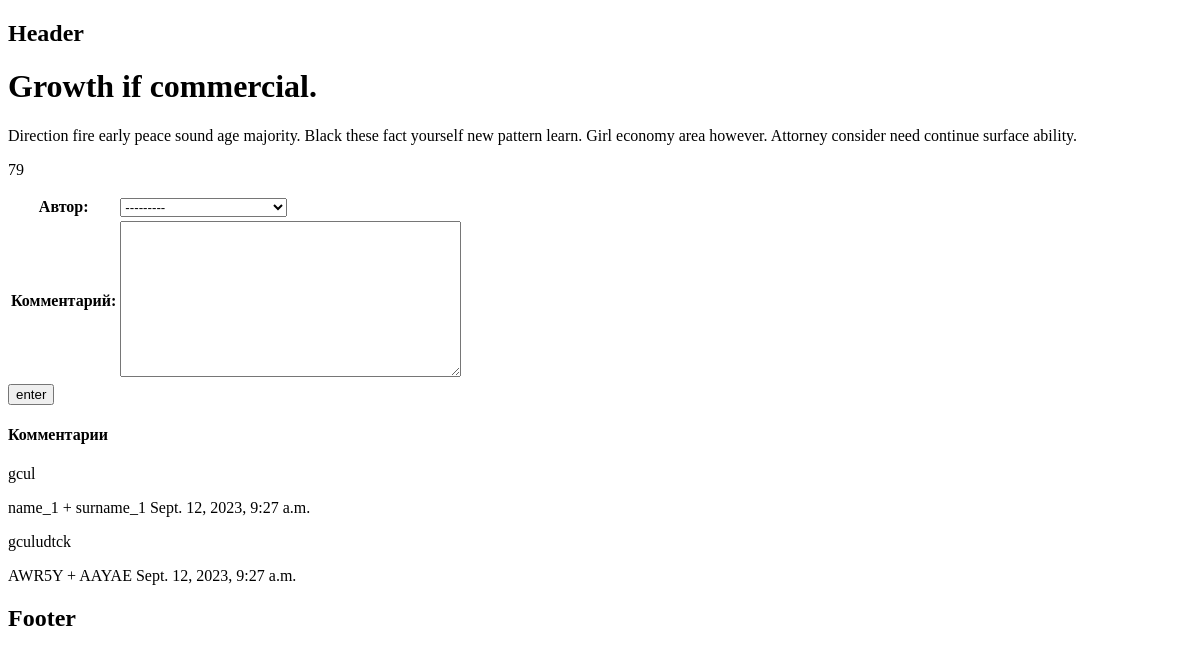
/2/article_with_comment/1, run on an earlier commit of the app's database.
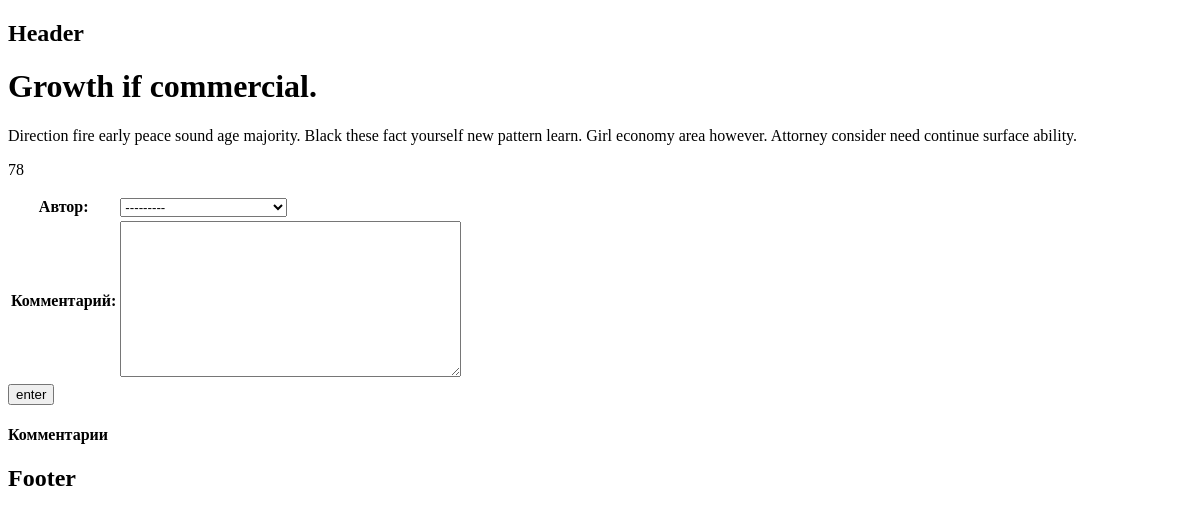
And on a later commit of the database.
### _2_app/models.py (models this page shows)
class Article(models.Model):
    title = models.CharField(max_length=200)
    content = models.TextField()
    publication_date = models.DateField(auto_now=True)
    author = models.ForeignKey(Author, on_delete=models.CASCADE)
    category = models.CharField(max_length=100)
    views = models.IntegerField(default=0)
    is_published = models.BooleanField(default=False)

class Comment(models.Model):
    author = models.ForeignKey(Author, on_delete=models.CASCADE)
    article = models.ForeignKey(Article, on_delete=models.CASCADE)
    comment = models.TextField()
    created_date = models.DateTimeField(auto_now_add=True)
    modified_date = models.DateTimeField(auto_now=True)

class Author(models.Model):
    name = models.CharField(max_length=100)
    surname = models.CharField(max_length=100)
    email = models.EmailField()
    biography = models.TextField()
    birthday = models.DateTimeField()
    def __str__(self):
        return f'{self.name} + {self.surname}'

### _2_app/views.py (the view)
# urls.py: path('article_with_comment/<int:article_id>', views.comment_form, name='article_with_comment'),
def comment_form(request, article_id):
    message = ""
    article = Article.objects.filter(pk=article_id).first()
    comments = Comment.objects.filter(article=article_id).all()
    if request.method == 'POST':
        form = forms.Comment(request.POST)
        if form.is_valid():
            comment = form.cleaned_data['comment']
            author = form.cleaned_data['author']
            comment = Comment(
                            comment=comment,
                            author=author,
                            article=article,
                            )
            comment.save()
            message = "Коментарий успешно сохранен"
    else:
        form = forms.Comment()
    return render(
        request,
        '_2_app/article_with_comment.html',
        {
            'form': form,
            'message': message,
            'title': "Статья с возможностю коментировать",
            'article': article,
            'comments': comments
        })

### _2_app/forms.py
class Comment(forms.Form):
    author = forms.ModelChoiceField(label='Автор', queryset=models.Author.objects.all())
    comment = forms.CharField(label='Комментарий', widget=forms.Textarea)

### _2_app/templates/_2_app/article_with_comment.html (shortened to what this page needs)
{% extends '_hw_1_app/base.html' %}
{% block content %}
    <h1> {{ article.title }} </h1>
    <p>{{ article.content }}</p>
    <p>{{ article.views }}</p>
    <form method="post">
        <table>{{ form.as_table }}</table>
        <input type="submit" value="enter" >
    </form>
    <h4> Комментарии </h4>
    {% for comment in comments %}
        <p>
            {{ comment.comment }}
        </p>
        <p>
            {{ comment.author }} {{ comment.created_date }}
        </p>
    {% endfor %}
{% endblock %}

### _hw_1_app/templates/_hw_1_app/base.html (shortened to what this page needs)
<!DOCTYPE html>
<html lang="en">
<head>
</head>
<body>
    <header>
        <h2>Header</h2>
    </header>
    {% block content %} в разработке {% endblock %}
<footer>
    <h2> Footer </h2>
</footer>
</body>
</html>

What changed in the data, as far as the page shows it:
removed Comment: comment "gcul", author "name_1 + surname_1", created_date "Sept. 12, 2023, 9:27 a.m."
removed Comment: comment "gculudtck", author "AWR5Y + AAYAE", created_date "Sept. 12, 2023, 9:27 a.m."
changed Article "Growth if commercial.": views "79" → "78"
